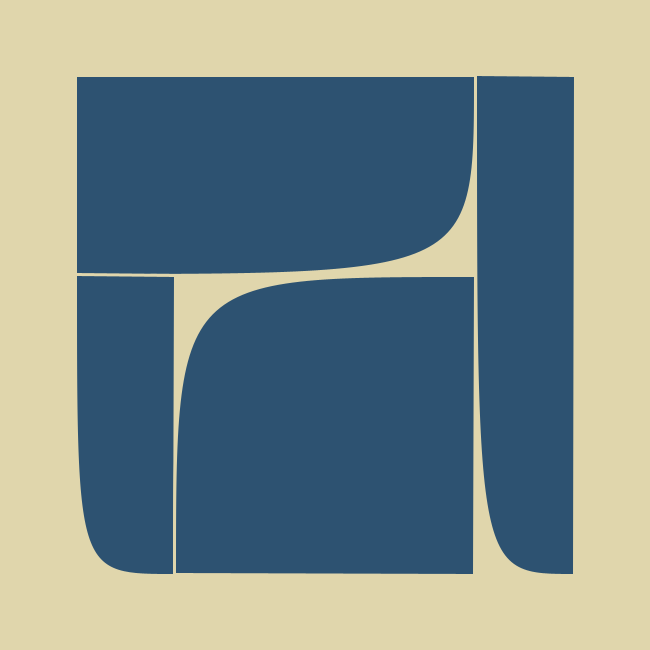
Frame 1 (no input)
Frame 2 (the mouse pressed at the canvas centre, redrawn once): identical to frame 1, image omitted

The Processing sketch that drew this single still picture (run headless with seeded random() and noise(); the mouse was pressed at the canvas centre and the sketch redrawn once):

// Processing sketch: primitive_reyniers_tuiles
// ── primitive_reyniers_tuiles.pde
// renaud.jean-francois(arobas)uqam(point)ca
// Syntaxe Processing version 3.5.4
// samedi, 24 septembre 2022

int nbPoints = 4;
float [] posX = new float[nbPoints];
float [] posY = new float[nbPoints];
//int [] seqIndex = {0, 1, 2, 3};

int nbFigures = 4;
float [] transX = new float[nbPoints];
float [] transY = new float[nbPoints];
float [] scaleX = new float[nbPoints];
float [] scaleY = new float[nbPoints];
float [] rot = new float[nbPoints];

int tailleFigure = 500;

void setup() {
  size(650, 650);
  pixelDensity(displayDensity());
  
  background(#E0D6AC);
  fill(#2D5271);
  //noStroke();
  stroke(#E0D6AC);
  strokeWeight(3);
  
  noLoop();


  // Coordonnées normalisées des quatre coins du prototype.
  // Le prototype fait 1 x 1 "pixel" (s’il était dessiné tel quel).
  posX[0] = -0.5;
  posY[0] = 0.5;
  posX[1] = 0.5;
  posY[1] = 0.5;
  posX[2] = 0.5;
  posY[2] = -0.5;
  posX[3] = -0.5;
  posY[3] = -0.5;

  // Transformateurs géométriques des quatre tuiles :
  
  // Position du centre de la tuile, relativement au point d’origine (0, 0).
  transX[0] = 200;
  transY[0] = 100;
  transX[1] = 450;
  transY[1] = 250;
  transX[2] = 50;
  transY[2] = 350;
  transX[3] = 250;
  transY[3] = 350;

  // Ajustement de l’échelle (non-proportionnelle au besoin).
  scaleX[0] = 400;
  scaleY[0] = 200;
  scaleX[1] = 100;
  scaleY[1] = 500;
  scaleX[2] = 100;
  scaleY[2] = 300;
  scaleX[3] = 300;
  scaleY[3] = 300;

  // Rotations des tuiles.
  // Quatre options : 0, HALF_PI, PI, PI+HALF_PI, soit 0, 90, 180, 270 degrées.
  rot[0] = 0;
  rot[1] = HALF_PI;
  rot[2] = HALF_PI;
  rot[3] = PI;

}

void draw() {
  background(#E0D6AC);
  
  translate((width-tailleFigure)*0.5, (height-tailleFigure)*0.5);
  
  for (int i = 0; i < nbFigures; i++) {
    figure(rot[i], scaleX[i], scaleY[i], transX[i], transY[i]);
  }
  
  save("rendu_reyniers.jpg");
}


void figure(float _r, float _sx, float _sy, float _tx, float _ty) {
  // en remplacement de la commande scale(), qui affecte la valeur de Stroke
  float [] _posX = new float[nbPoints];
  float [] _posY = new float[nbPoints];
  for (int i = 0; i < nbPoints; i++) {
    if ((abs(_r) % PI) == 0) {
      _posX[i] = posX[i] * _sx;
      _posY[i] = posY[i] * _sy;
    } else {
      // substitution des axes d’échelle, advenant les rotations à 90 ou 270 degrées.
      _posX[i] = posX[i] * _sy;
      _posY[i] = posY[i] * _sx;
    }
  }
  pushMatrix();
  translate(_tx, _ty);
  rotate(_r);
  beginShape();
  vertex(_posX[0], _posY[0]);
  bezierVertex(_posX[1], _posY[1], _posX[1], _posY[1], _posX[2], _posY[2]);
  vertex(_posX[3], _posY[3]);
  endShape(CLOSE);
  popMatrix();
}
